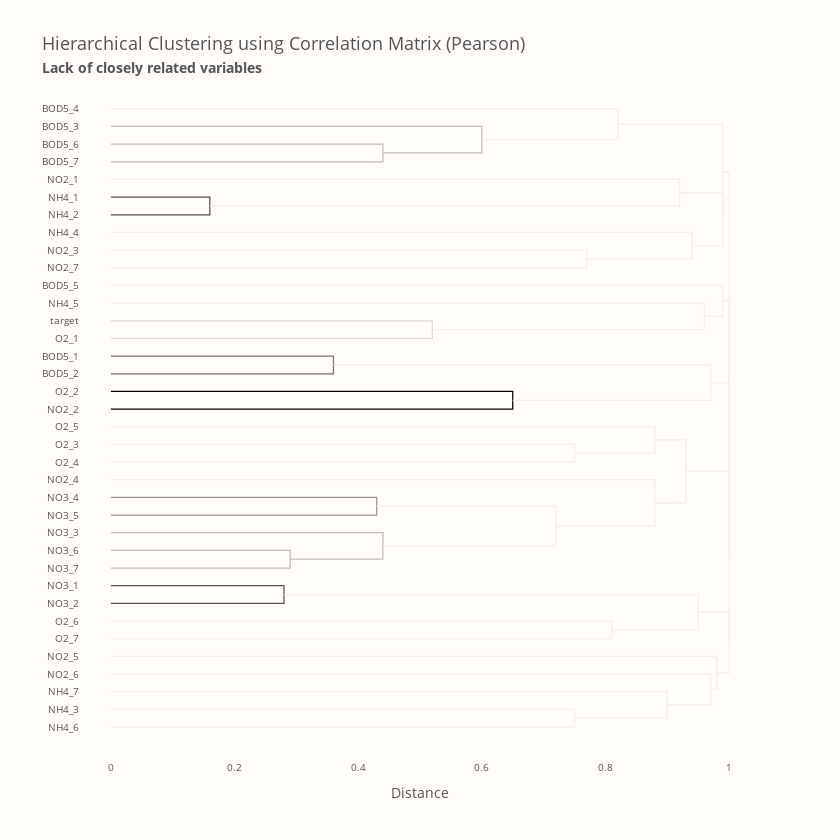

Notebook source saved alongside this figure:
### Markdown cell above
<p style="
    font-size: 20px;
    font-family: 'JetBrains Mono';
    color: #4A4B52;
    border-bottom: 2px solid #FF7F51;
">
    <b>Correlation Matrix</b> 📜
</p>

<p style="
    font-size: 16px;
    font-family: 'JetBrains Mono';
">
    As we can see, only <code>O2_1</code> and <code>O2_2</code> are somewhat correlated with the target variable ($0.48$ and $0.22$, respectively). When we think about it, this seems to be logical since these stations are located close to each other, and features represent the same variable as the target one. Also, <code>O2_2</code> is less correlated (this station is further away). <b>I also checked the Spearman correlation, but the situation is similar to the Pearson one, i.e. weakly correlated features.</b> Moreover, most correlated pairs are related to the <code>NO3-Variables</code>.<br><br>
    Since we have the correlation matrix, we can utilise it for another visualisation - hierarchical clustering. Nevertheless, relying on correlations requires an additional step because correlation measures the similarity between variables, but in hierarchical clustering, we need to provide dissimilarity (distance) between them. We can treat dissimilarity as $\textrm{dissimilarity} = 1 - \textrm{abs(correlation)}$. And that's all.
</p>

### Code cell
dissimilarity = 1 - np.abs(pearson_corr)

fig = ff.create_dendrogram(
    dissimilarity,
    labels=pearson_corr.columns,
    orientation="left",
    colorscale=px.colors.sequential.Greys[1:],
    # squareform() returns lower triangular in compressed form - as 1D array.
    linkagefun=lambda x: linkage(squareform(dissimilarity), method="complete"),
)
fig.update_xaxes(showline=False, title="Distance", ticks="", range=[-0.05, 1.05], tickfont_size=10)
fig.update_yaxes(showline=False, ticks="", tickfont_size=10)
fig.update_layout(
    font_color=FONT_COLOR,
    title="Hierarchical Clustering using Correlation Matrix (Pearson)<br>"
    "<span style='font-size: 75%; font-weight: bold;'>"
    "Lack of closely related variables</span>",
    title_font_size=18,
    plot_bgcolor=BACKGROUND_COLOR,
    paper_bgcolor=BACKGROUND_COLOR,
    height=840,
    width=840,
)
fig.update_traces(line_width=1.25, opacity=1)
fig.show()

### Figure 1 — Plotly figure (JSON) as saved in the notebook; plotly's stock layout.template omitted (floating-point values rounded to 4 significant figures)
{"data": [{"hoverinfo": "text", "line": {"width": 1.25}, "marker": {"color": "rgb(189,189,189)"}, "mode": "lines", "opacity": 1, "type": "scatter", "x": [0, 0.44, 0.44, 0], "xaxis": "x", "y": [-25, -25, -35, -35], "yaxis": "y"}, {"hoverinfo": "text", "line": {"width": 1.25}, "marker": {"color": "rgb(189,189,189)"}, "mode": "lines", "opacity": 1, "type": "scatter", "x": [0, 0.6, 0.6, 0.44], "xaxis": "x", "y": [-15, -15, -30, -30], "yaxis": "y"}, {"hoverinfo": "text", "line": {"width": 1.25}, "marker": {"color": "rgb(240,240,240)"}, "mode": "lines", "opacity": 1, "type": "scatter", "x": [0, 0.82, 0.82, 0.6], "xaxis": "x", "y": [-5, -5, -22.5, -22.5], "yaxis": "y"}, {"hoverinfo": "text", "line": {"width": 1.25}, "marker": {"color": "rgb(82,82,82)"}, "mode": "lines", "opacity": 1, "type": "scatter", "x": [0, 0.16, 0.16, 0], "xaxis": "x", "y": [-55, -55, -65, -65], "yaxis": "y"}, {"hoverinfo": "text", "line": {"width": 1.25}, "marker": {"color": "rgb(240,240,240)"}, "mode": "lines", "opacity": 1, "type": "scatter", "x": [0, 0.92, 0.92, 0.16], "xaxis": "x", "y": [-45, -45, -60, -60], "yaxis": "y"}, {"hoverinfo": "text", "line": {"width": 1.25}, "marker": {"color": "rgb(240,240,240)"}, "mode": "lines", "opacity": 1, "type": "scatter", "x": [0, 0.77, 0.77, 0], "xaxis": "x", "y": [-85, -85, -95, -95], "yaxis": "y"}, {"hoverinfo": "text", "line": {"width": 1.25}, "marker": {"color": "rgb(240,240,240)"}, "mode": "lines", "opacity": 1, "type": "scatter", "x": [0, 0.94, 0.94, 0.77], "xaxis": "x", "y": [-75, -75, -90, -90], "yaxis": "y"}, {"hoverinfo": "text", "line": {"width": 1.25}, "marker": {"color": "rgb(240,240,240)"}, "mode": "lines", "opacity": 1, "type": "scatter", "x": [0.92, 0.99, 0.99, 0.94], "xaxis": "x", "y": [-52.5, -52.5, -82.5, -82.5], "yaxis": "y"}, {"hoverinfo": "text", "line": {"width": 1.25}, "marker": {"color": "rgb(240,240,240)"}, "mode": "lines", "opacity": 1, "type": "scatter", "x": [0.82, 0.99, 0.99, 0.99], "xaxis": "x", "y": [-13.75, -13.75, -67.5, -67.5], "yaxis": "y"}, {"hoverinfo": "text", "line": {"width": 1.25}, "marker": {"color": "rgb(217,217,217)"}, "mode": "lines", "opacity": 1, "type": "scatter", "x": [0, 0.52, 0.52, 0], "xaxis": "x", "y": [-125, -125, -135, -135], "yaxis": "y"}, {"hoverinfo": "text", "line": {"width": 1.25}, "marker": {"color": "rgb(240,240,240)"}, "mode": "lines", "opacity": 1, "type": "scatter", "x": [0, 0.96, 0.96, 0.52], "xaxis": "x", "y": [-115, -115, -130, -130], "yaxis": "y"}, {"hoverinfo": "text", "line": {"width": 1.25}, "marker": {"color": "rgb(240,240,240)"}, "mode": "lines", "opacity": 1, "type": "scatter", "x": [0, 0.99, 0.99, 0.96], "xaxis": "x", "y": [-105, -105, -122.5, -122.5], "yaxis": "y"}, {"hoverinfo": "text", "line": {"width": 1.25}, "marker": {"color": "rgb(115,115,115)"}, "mode": "lines", "opacity": 1, "type": "scatter", "x": [0, 0.36, 0.36, 0], "xaxis": "x", "y": [-145, -145, -155, -155], "yaxis": "y"}, {"hoverinfo": "text", "line": {"width": 1.25}, "marker": {"color": "rgb(0,0,0)"}, "mode": "lines", "opacity": 1, "type": "scatter", "x": [0, 0.65, 0.65, 0], "xaxis": "x", "y": [-165, -165, -175, -175], "yaxis": "y"}, {"hoverinfo": "text", "line": {"width": 1.25}, "marker": {"color": "rgb(240,240,240)"}, "mode": "lines", "opacity": 1, "type": "scatter", "x": [0.36, 0.97, 0.97, 0.65], "xaxis": "x", "y": [-150, -150, -170, -170], "yaxis": "y"}, {"hoverinfo": "text", "line": {"width": 1.25}, "marker": {"color": "rgb(240,240,240)"}, "mode": "lines", "opacity": 1, "type": "scatter", "x": [0, 0.75, 0.75, 0], "xaxis": "x", "y": [-195, -195, -205, -205], "yaxis": "y"}, {"hoverinfo": "text", "line": {"width": 1.25}, "marker": {"color": "rgb(240,240,240)"}, "mode": "lines", "opacity": 1, "type": "scatter", "x": [0, 0.88, 0.88, 0.75], "xaxis": "x", "y": [-185, -185, -200, -200], "yaxis": "y"}, {"hoverinfo": "text", "line": {"width": 1.25}, "marker": {"color": "rgb(150,150,150)"}, "mode": "lines", "opacity": 1, "type": "scatter", "x": [0, 0.43, 0.43, 0], "xaxis": "x", "y": [-225, -225, -235, -235], "yaxis": "y"}, {"hoverinfo": "text", "line": {"width": 1.25}, "marker": {"color": "rgb(189,189,189)"}, "mode": "lines", "opacity": 1, "type": "scatter", "x": [0, 0.29, 0.29, 0], "xaxis": "x", "y": [-255, -255, -265, -265], "yaxis": "y"}, {"hoverinfo": "text", "line": {"width": 1.25}, "marker": {"color": "rgb(189,189,189)"}, "mode": "lines", "opacity": 1, "type": "scatter", "x": [0, 0.44, 0.44, 0.29], "xaxis": "x", "y": [-245, -245, -260, -260], "yaxis": "y"}, {"hoverinfo": "text", "line": {"width": 1.25}, "marker": {"color": "rgb(240,240,240)"}, "mode": "lines", "opacity": 1, "type": "scatter", "x": [0.43, 0.72, 0.72, 0.44], "xaxis": "x", "y": [-230, -230, -252.5, -252.5], "yaxis": "y"}, {"hoverinfo": "text", "line": {"width": 1.25}, "marker": {"color": "rgb(240,240,240)"}, "mode": "lines", "opacity": 1, "type": "scatter", "x": [0, 0.88, 0.88, 0.72], "xaxis": "x", "y": [-215, -215, -241.2, -241.2], "yaxis": "y"}, {"hoverinfo": "text", "line": {"width": 1.25}, "marker": {"color": "rgb(240,240,240)"}, "mode": "lines", "opacity": 1, "type": "scatter", "x": [0.88, 0.93, 0.93, 0.88], "xaxis": "x", "y": [-192.5, -192.5, -228.1, -228.1], "yaxis": "y"}, {"hoverinfo": "text", "line": {"width": 1.25}, "marker": {"color": "rgb(82,82,82)"}, "mode": "lines", "opacity": 1, "type": "scatter", "x": [0, 0.28, 0.28, 0], "xaxis": "x", "y": [-275, -275, -285, -285], "yaxis": "y"}, {"hoverinfo": "text", "line": {"width": 1.25}, "marker": {"color": "rgb(240,240,240)"}, "mode": "lines", "opacity": 1, "type": "scatter", "x": [0, 0.81, 0.81, 0], "xaxis": "x", "y": [-295, -295, -305, -305], "yaxis": "y"}, {"hoverinfo": "text", "line": {"width": 1.25}, "marker": {"color": "rgb(240,240,240)"}, "mode": "lines", "opacity": 1, "type": "scatter", "x": [0.28, 0.95, 0.95, 0.81], "xaxis": "x", "y": [-280, -280, -300, -300], "yaxis": "y"}, {"hoverinfo": "text", "line": {"width": 1.25}, "marker": {"color": "rgb(240,240,240)"}, "mode": "lines", "opacity": 1, "type": "scatter", "x": [0, 0.75, 0.75, 0], "xaxis": "x", "y": [-345, -345, -355, -355], "yaxis": "y"}, {"hoverinfo": "text", "line": {"width": 1.25}, "marker": {"color": "rgb(240,240,240)"}, "mode": "lines", "opacity": 1, "type": "scatter", "x": [0, 0.9, 0.9, 0.75], "xaxis": "x", "y": [-335, -335, -350, -350], "yaxis": "y"}, {"hoverinfo": "text", "line": {"width": 1.25}, "marker": {"color": "rgb(240,240,240)"}, "mode": "lines", "opacity": 1, "type": "scatter", "x": [0, 0.97, 0.97, 0.9], "xaxis": "x", "y": [-325, -325, -342.5, -342.5], "yaxis": "y"}, {"hoverinfo": "text", "line": {"width": 1.25}, "marker": {"color": "rgb(240,240,240)"}, "mode": "lines", "opacity": 1, "type": "scatter", "x": [0, 0.98, 0.98, 0.97], "xaxis": "x", "y": [-315, -315, -333.8, -333.8], "yaxis": "y"}, {"hoverinfo": "text", "line": {"width": 1.25}, "marker": {"color": "rgb(240,240,240)"}, "mode": "lines", "opacity": 1, "type": "scatter", "x": [0.95, 1, 1, 0.98], "xaxis": "x", "y": [-290, -290, -324.4, -324.4], "yaxis": "y"}, {"hoverinfo": "text", "line": {"width": 1.25}, "marker": {"color": "rgb(240,240,240)"}, "mode": "lines", "opacity": 1, "type": "scatter", "x": [0.93, 1, 1, 1], "xaxis": "x", "y": [-210.3, -210.3, -307.2, -307.2], "yaxis": "y"}, {"hoverinfo": "text", "line": {"width": 1.25}, "marker": {"color": "rgb(240,240,240)"}, "mode": "lines", "opacity": 1, "type": "scatter", "x": [0.97, 1, 1, 1], "xaxis": "x", "y": [-160, -160, -258.8, -258.8], "yaxis": "y"}, {"hoverinfo": "text", "line": {"width": 1.25}, "marker": {"color": "rgb(240,240,240)"}, "mode": "lines", "opacity": 1, "type": "scatter", "x": [0.99, 1, 1, 1], "xaxis": "x", "y": [-113.8, -113.8, -209.4, -209.4], "yaxis": "y"}, {"hoverinfo": "text", "line": {"width": 1.25}, "marker": {"color": "rgb(240,240,240)"}, "mode": "lines", "opacity": 1, "type": "scatter", "x": [0.99, 1, 1, 1], "xaxis": "x", "y": [-40.62, -40.62, -161.6, -161.6], "yaxis": "y"}], "layout": {"autosize": false, "font": {"color": "#545454"}, "height": 840, "hovermode": "closest", "paper_bgcolor": "#FFFCFA", "plot_bgcolor": "#FFFCFA", "showlegend": false, "title": {"font": {"size": 18}, "text": "Hierarchical Clustering using Correlation Matrix (Pearson)<br><span style='font-size: 75%; font-weight: bold;'>Lack of closely related variables</span>"}, "width": 840, "xaxis": {"mirror": "allticks", "range": [-0.05, 1.05], "rangemode": "tozero", "showgrid": false, "showline": false, "showticklabels": true, "tickfont": {"size": 10}, "ticks": "", "title": {"text": "Distance"}, "type": "linear", "zeroline": false}, "yaxis": {"mirror": "allticks", "rangemode": "tozero", "showgrid": false, "showline": false, "showticklabels": true, "tickfont": {"size": 10}, "tickmode": "array", "ticks": "", "ticktext": ["BOD5_4", "BOD5_3", "BOD5_6", "BOD5_7", "NO2_1", "NH4_1", "NH4_2", "NH4_4", "NO2_3", "NO2_7", "BOD5_5", "NH4_5", "target", "O2_1", "BOD5_1", "BOD5_2", "O2_2", "NO2_2", "O2_5", "O2_3", "O2_4", "NO2_4", "NO3_4", "NO3_5", "NO3_3", "NO3_6", "NO3_7", "NO3_1", "NO3_2", "O2_6", "O2_7", "NO2_5", "NO2_6", "NH4_7", "NH4_3", "NH4_6"], "tickvals": [-5, -15, -25, -35, -45, -55, -65, -75, -85, -95, -105, -115, -125, -135, -145, -155, -165, -175, -185, -195, -205, -215, -225, -235, -245, -255, -265, -275, -285, -295, -305, -315, -325, -335, -345, -355], "type": "linear", "zeroline": false}}}
